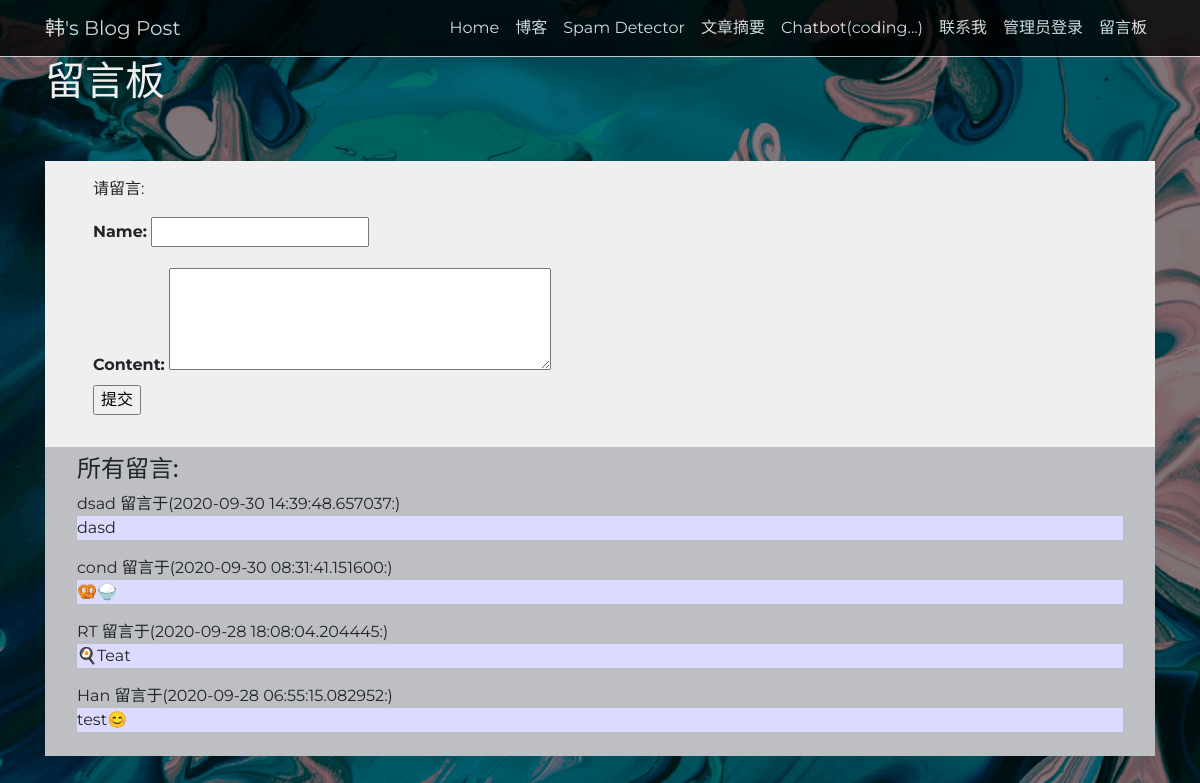
Page /textbook on the earlier database version.
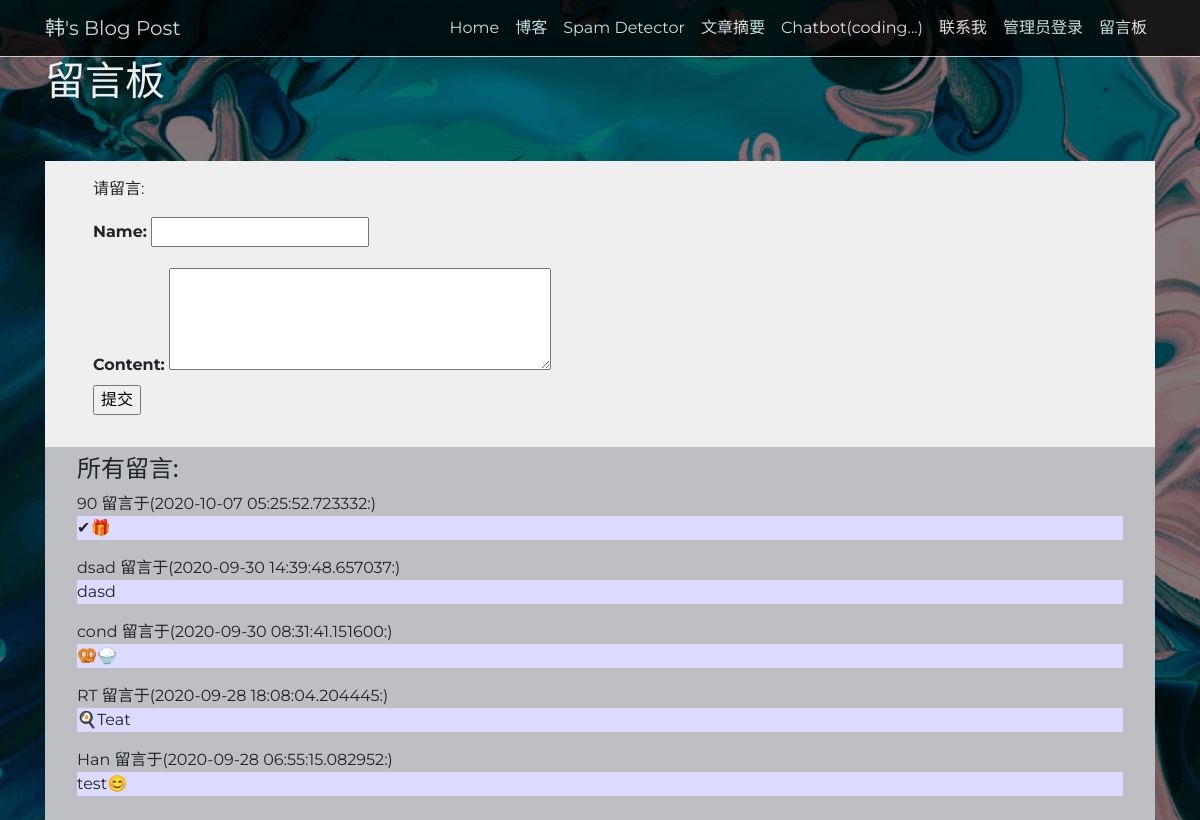
Same page on the later database version.
### app.py (models this page shows)
class Textbook(db.Model):
    __tablename__ = 'Textbook'
    id = db.Column(db.Integer, primary_key=True)
    name = db.Column(db.String(30), nullable=False, default='Not Available')
    text = db.Column(db.Text, nullable=False)
    timestamp = db.Column(db.DateTime, nullable=False, default=datetime.utcnow)

### app.py (the view)
@app.route('/textbook', methods=['POST', 'GET'])
def textbook():
    if request.method =='POST':
        name = request.form['name']
        text = request.form['text']
        newtext = Textbook(name=name, text=text)
        db.session.add(newtext)
        db.session.commit()
        return redirect('/textbook')
    else:
        data = Textbook.query.order_by(Textbook.timestamp.desc()).all()
        return render_template('showtext.html', text_db=data)

### templates/showtext.html (shortened to what this page needs)
 {% extends 'base.html' %}
{% block body %}
<link rel="stylesheet" type= "text/css" href="{{ url_for('static', filename='css/showtext.css') }}">
<div id="main">
    <h1>留言板</h1>
    <br>
    <br>
    <div id="form-area">
        <form action="{{ url_for('textbook') }}" method="POST">
             <p>请留言:</p>
             <p>
             <label for="name"><strong>Name: </strong></label>
             <input type="text" size="22" name="name">
             </p>
             <label for="text"><strong>Content: </strong></label>
             <textarea rows="4" cols="40" name="text"></textarea>
             <p>
             <input type="submit" value="提交">
             </p>
        </form>
    </div>
<div id="entries-area">
<h4>所有留言: </h4>
<div class="entry">
    {% for greeting in text_db %}
    <h7>{{ greeting.name }}
    留言于({{ greeting.timestamp }}:)</h7>
    <p>{{ greeting.text }}</p>
    {% endfor %}
</div>
</div>
</div>
{% endblock %}

### templates/base.html (shortened to what this page needs)
<!DOCTYPE html>
<html lang="zh">
<head>
  <link rel="stylesheet" href="https://stackpath.bootstrapcdn.com/bootstrap/4.5.2/css/bootstrap.min.css"
>
  <link rel="stylesheet" href="{{ url_for('static', filename='css/main.css') }}">
</head>
<body>
  <nav class="navbar navbar-light navbar-expand-lg" id="mainNav">
    <div class="container"><a class="navbar-brand" href="/">韩's Blog Post</a><button data-toggle="collapse" data-target="#navbarResponsive" class="navbar-toggler"></button>
        <div class="collapse navbar-collapse" id="navbarResponsive">
            <ul class="nav navbar-nav ml-auto">
                <li class="nav-item"><a class="nav-link active" href="/">Home</a></li>
                <li class="nav-item"><a class="nav-link" href="{{ url_for('posts') }}">博客</a></li>
                <li class="nav-item"><a class="nav-link" href="{{ url_for('inputmail')}}">Spam Detector</a></li>
                <li class="nav-item"><a class="nav-link" href="{{ url_for('inputpara')}}">文章摘要</a></li>
                <li class="nav-item"><a class="nav-link" href="{{ url_for('chatbot')}}">Chatbot(coding...)</a></li>
                <li class="nav-item"><a class="nav-link" href="{{ url_for('contact') }}">联系我</a></li>
                <li class="nav-item"><a class="nav-link" href="{{ url_for('login') }}">管理员登录</a></li>
                <li class="nav-item"><a class="nav-link" href="{{ url_for('textbook') }}">留言板</a></li>
            </ul>
        </div>
    </div>
  </nav>
  <div class="container container-body">
    {% block body %} {% endblock %}
  </div>
</body>
</html>

### static/css/main.css (style rules this page uses)
body { font-family: Helvetica, sans-serif; }
h1, h2, h3 { font-family: 'Montserrat', sans-serif; }
#mainNav { border-bottom: 1px solid #e9ecef; font-family: 'Montserrat',sans-serif; background: transparent; }

### static/css/showtext.css (style rules this page uses)
body { margin: 0; font-size: 1rem; font-family: Montserrat, sans-serif; font-weight: 400; line-height: 1.5; text-align: left; background: linear-gradient(rgba(0,0,0,0.5), rgba(0,0,0,0.5)), url("../img/blue.png") no-repeat center center fixed; -webkit-background-size: cover; -moz-background-size: cover; -o-background-size: cover; background-size: cover; }
#mainNav { background-color: black; opacity: 0.8; filter: alpha(opacity=50); }
#mainNav a { color: #ffffff; }
h1 { padding:0 lem; color:#EFEFEF; }
#main { padding:0; }
#form-area { padding:1.0em 3em; background-color:#EFEFEF; }
#entries-area { padding:0.5em 2em; background-color:#BEBFC3; }
.entry p { padding:0.5em lem; background-color:#DBDBFF; }

Differences in the rows shown:
added Textbook: name "90", timestamp "2020-10-07 05:25:52.723332", text "✔🎁"
